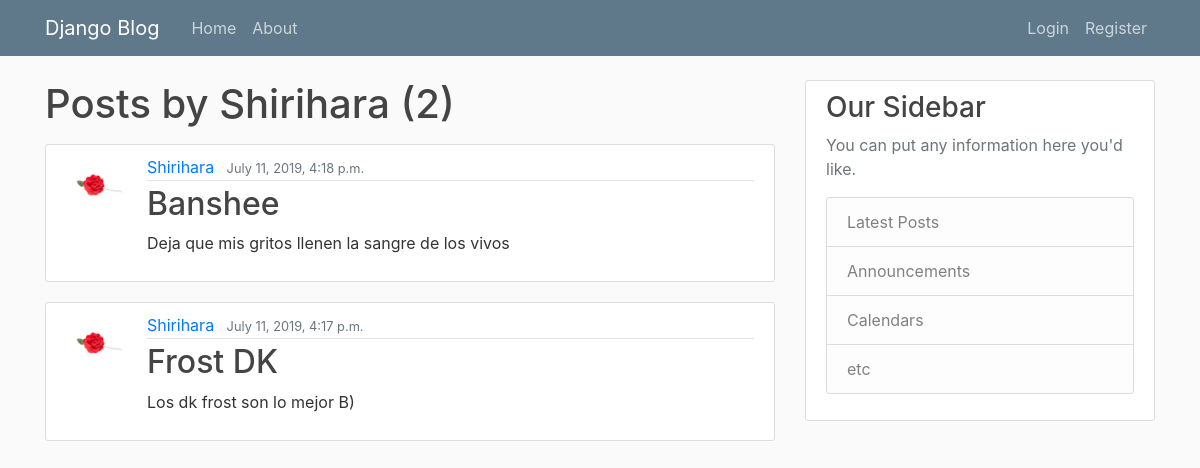
/user/Shirihara, run on the app's committed database.
### blog/models.py (models this page shows, shortened)
class Post(models.Model):
    titulo = models.CharField(max_length=100)
    contenido = models.TextField()
    fecha = models.DateTimeField(auto_now_add=True)
    autor = models.ForeignKey(User, on_delete=models.CASCADE)

### users/models.py (models this page shows, shortened)
class Profile(models.Model):
    user = models.OneToOneField(User, on_delete=models.CASCADE)
    image = models.ImageField(default='default.jpg', upload_to='profile_pics')

### blog/views.py (the view)
# urls.py: path('user/<str:username>', UserPostListView.as_view(), name='user-posts'),
class UserPostListView(ListView):
    model = Post
    template_name = 'blog/user_posts.html'
    context_object_name = 'posts'
    ordering = ['-fecha']
    paginate_by = 3
    def get_queryset(self):
        user = get_object_or_404(User, username=self.kwargs.get('username'))
        return Post.objects.filter(autor=user).order_by('-fecha')

### blog/templates/blog/user_posts.html (shortened to what this page needs)
{% extends "blog/base.html" %}
{% block content %}
<h1 class="mb-3">Posts by {{ view.kwargs.username }} ({{ page_obj.paginator.count }})</h1>
    {% for post in posts %}
        <article class="media content-section">
            <img class="rounded-circle article-img" src="{{ post.autor.profile.image.url }}">
            <div class="media-body">
                <div class="article-metadata">
                    <a class="mr-2" href="{% url 'user-posts' post.autor.username %}">{{ post.autor }}</a>
                    <small class="text-muted">{{ post.fecha }}</small>
                </div>
                <h2><a class="article-title" href="{% url 'post-detail' post.id %}">{{ post.titulo }}</a></h2>
                <p class="article-content">{{ post.contenido }}</p>
            </div>
        </article>
    {% endfor %}
{% endblock content %}

### blog/static/blog/main.css (style rules this page uses)
body { background: #fafafa; color: #333333; margin-top: 5rem; }
h1, h2, h3, h4, h5, h6 { color: #444444; }
.content-section { background: #ffffff; padding: 10px 20px; border: 1px solid #dddddd; border-radius: 3px; margin-bottom: 20px; }
.article-title { color: #444444; }
.article-content { white-space: pre-line; }
.article-img { height: 65px; width: 65px; margin-right: 16px; }
.article-metadata { padding-bottom: 1px; margin-bottom: 4px; border-bottom: 1px solid #e3e3e3 }

### data on the page
Post: autor.profile.image (picture), autor "Shirihara", fecha "July 11, 2019, 4:18 p.m.", titulo "Banshee", contenido "Deja que mis gritos llenen la sangre de los vivos"
Post: autor.profile.image (picture), autor "Shirihara", fecha "July 11, 2019, 4:17 p.m.", titulo "Frost DK", contenido "Los dk frost son lo mejor B)"

### other printed values
{{ view.kwargs.username }} "Shirihara"
{{ page_obj.paginator.count }} "2"
